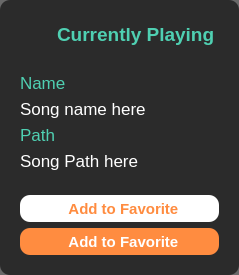
   <widget class="QFrame" name="summary_box">
    <property name="geometry">
     <rect>
      <x>10</x>
      <y>60</y>
      <width>239</width>
      <height>275</height>
     </rect>
    </property>
    <property name="styleSheet">
     <string notr="true">background-color: rgba(0, 0, 0, 150);
border-radius:10px;</string>
    </property>
    <property name="frameShape">
     <enum>QFrame::StyledPanel</enum>
    </property>
    <property name="frameShadow">
     <enum>QFrame::Raised</enum>
    </property>
    <layout class="QVBoxLayout" name="verticalLayout_3">
     <item>
      <widget class="QFrame" name="frame_2">
       <property name="styleSheet">
        <string notr="true">background-color: rgba(255, 255, 255, 0);</string>
       </property>
       <property name="frameShape">
        <enum>QFrame::StyledPanel</enum>
       </property>
       <property name="frameShadow">
        <enum>QFrame::Raised</enum>
       </property>
       <layout class="QHBoxLayout" name="horizontalLayout">
        <item>
         <widget class="QLabel" name="label_3">
          <property name="minimumSize">
           <size>
            <width>31</width>
            <height>21</height>
           </size>
          </property>
          <property name="maximumSize">
           <size>
            <width>31</width>
            <height>21</height>
           </size>
          </property>
          <property name="styleSheet">
           <string notr="true">background-color: rgba(255, 255, 255, 0);</string>
          </property>
          <property name="text">
           <string/>
          </property>
          <property name="pixmap">
           <pixmap resource="res.qrc">:/utils/images/current-music.png</pixmap>
          </property>
          <property name="scaledContents">
           <bool>true</bool>
          </property>
         </widget>
        </item>
        <item>
         <widget class="QLabel" name="label_4">
          <property name="font">
           <font>
            <pointsize>14</pointsize>
            <weight>75</weight>
            <bold>true</bold>
           </font>
          </property>
          <property name="styleSheet">
           <string notr="true">background-color: rgba(255, 255, 255, 0);
color:rgb(79,208,178);
</string>
          </property>
          <property name="text">
           <string>Currently Playing</string>
          </property>
         </widget>
        </item>
       </layout>
      </widget>
     </item>
     <item>
      <widget class="QFrame" name="frame_3">
       <property name="styleSheet">
        <string notr="true">background-color: rgba(255, 255, 255, 0);</string>
       </property>
       <property name="frameShape">
        <enum>QFrame::StyledPanel</enum>
       </property>
       <property name="frameShadow">
        <enum>QFrame::Raised</enum>
       </property>
       <layout class="QVBoxLayout" name="verticalLayout">
        <item>
         <widget class="QLabel" name="label_5">
          <property name="maximumSize">
           <size>
            <width>191</width>
            <height>31</height>
           </size>
          </property>
          <property name="font">
           <font>
            <pointsize>13</pointsize>
            <weight>50</weight>
            <bold>false</bold>
           </font>
          </property>
          <property name="styleSheet">
           <string notr="true">background-color: rgba(255, 255, 255, 0);
color:rgb(79,208,178);
</string>
          </property>
          <property name="text">
           <string>Name</string>
          </property>
         </widget>
        </item>
        <item>
         <widget class="QLabel" name="current_song_name">
          <property name="maximumSize">
           <size>
            <width>231</width>
            <height>31</height>
           </size>
          </property>
          <property name="font">
           <font>
            <pointsize>13</pointsize>
            <weight>50</weight>
            <bold>false</bold>
           </font>
          </property>
          <property name="styleSheet">
           <string notr="true">background-color: rgba(255, 255, 255, 0);
color:white;
</string>
          </property>
          <property name="text">
           <string>Song name here</string>
          </property>
         </widget>
        </item>
        <item>
         <widget class="QLabel" name="label_6">
          <property name="maximumSize">
           <size>
            <width>91</width>
            <height>31</height>
           </size>
          </property>
          <property name="font">
           <font>
            <pointsize>13</pointsize>
            <weight>50</weight>
            <bold>false</bold>
           </font>
          </property>
          <property name="styleSheet">
           <string notr="true">background-color: rgba(255, 255, 255, 0);
color:rgb(79,208,178);
</string>
          </property>
          <property name="text">
           <string>Path</string>
          </property>
         </widget>
        </item>
        <item>
         <widget class="QLabel" name="current_song_path">
          <property name="maximumSize">
           <size>
            <width>231</width>
            <height>31</height>
           </size>
          </property>
          <property name="font">
           <font>
            <pointsize>13</pointsize>
            <weight>50</weight>
            <bold>false</bold>
           </font>
          </property>
          <property name="styleSheet">
           <string notr="true">background-color: rgba(255, 255, 255, 0);
color:white;
</string>
          </property>
          <property name="text">
           <string>Song Path here</string>
          </property>
         </widget>
        </item>
       </layout>
      </widget>
     </item>
     <item>
      <widget class="QFrame" name="frame_4">
       <property name="styleSheet">
        <string notr="true">background-color: rgba(255, 255, 255, 0);</string>
       </property>
       <property name="frameShape">
        <enum>QFrame::StyledPanel</enum>
       </property>
       <property name="frameShadow">
        <enum>QFrame::Raised</enum>
       </property>
       <layout class="QVBoxLayout" name="verticalLayout_2">
        <item>
         <widget class="QPushButton" name="add_to_fav_btn">
          <property name="minimumSize">
           <size>
            <width>0</width>
            <height>27</height>
           </size>
          </property>
          <property name="maximumSize">
           <size>
            <width>250</width>
            <height>27</height>
           </size>
          </property>
          <property name="font">
           <font>
            <pointsize>11</pointsize>
            <weight>75</weight>
            <bold>true</bold>
           </font>
          </property>
          <property name="cursor">
           <cursorShape>PointingHandCursor</cursorShape>
          </property>
          <property name="styleSheet">
           <string notr="true">background-color: rgb(255, 255, 255);
color:rgb(255,140,64)</string>
          </property>
          <property name="text">
           <string>  Add to Favorite</string>
          </property>
          <property name="icon">
           <iconset resource="res.qrc">
            <normaloff>:/utils/images/like.png</normaloff>:/utils/images/like.png</iconset>
          </property>
          <property name="iconSize">
           <size>
            <width>20</width>
            <height>20</height>
           </size>
          </property>
         </widget>
        </item>
        <item>
         <widget class="QPushButton" name="add_to_playlist_btn">
          <property name="minimumSize">
           <size>
            <width>0</width>
            <height>27</height>
           </size>
          </property>
          <property name="maximumSize">
           <size>
            <width>251</width>
            <height>27</height>
           </size>
          </property>
          <property name="font">
           <font>
            <pointsize>11</pointsize>
            <weight>75</weight>
            <bold>true</bold>
           </font>
          </property>
          <property name="cursor">
           <cursorShape>PointingHandCursor</cursorShape>
          </property>
          <property name="styleSheet">
           <string notr="true">background-color: rgb(255, 140,64);
color:rgb(255,255,255);</string>
          </property>
          <property name="text">
           <string>  Add to Favorite</string>
          </property>
          <property name="icon">
           <iconset resource="res.qrc">
            <normaloff>:/utils/images/music_list.png</normaloff>:/utils/images/music_list.png</iconset>
          </property>
          <property name="iconSize">
           <size>
            <width>22</width>
            <height>22</height>
           </size>
          </property>
         </widget>
        </item>
       </layout>
      </widget>
     </item>
    </layout>
   </widget>
